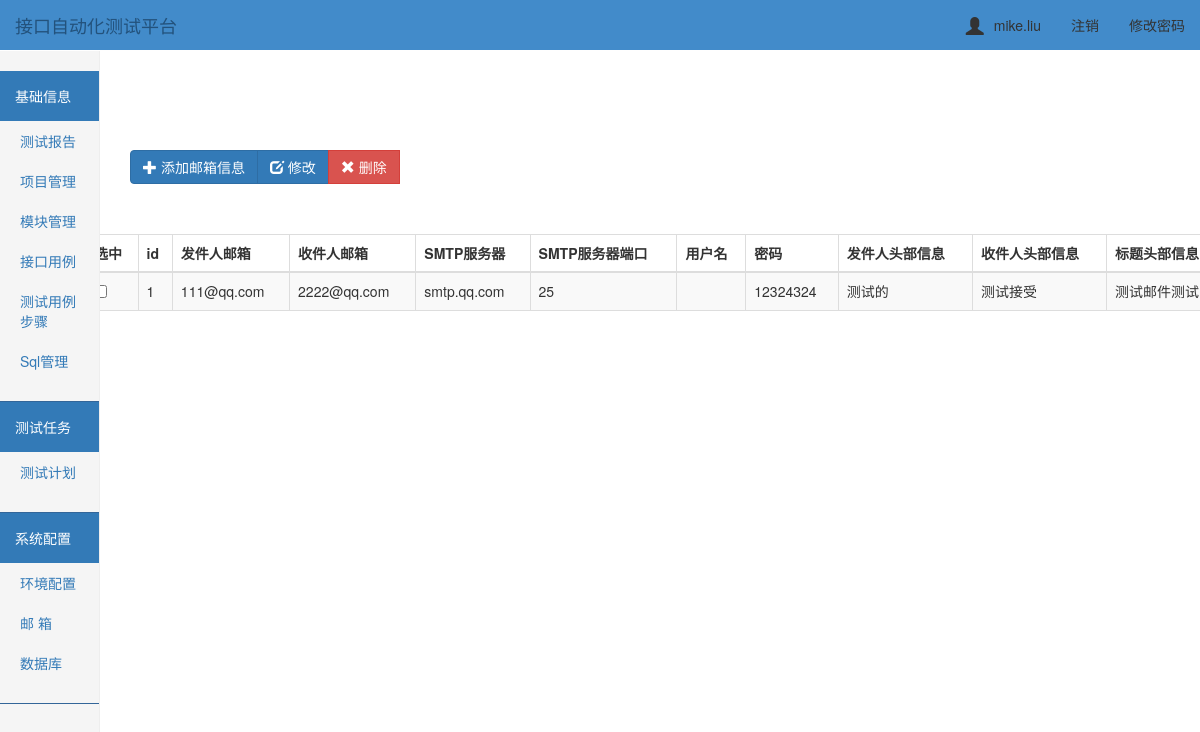
The app's page /email/ (signed in), older data.
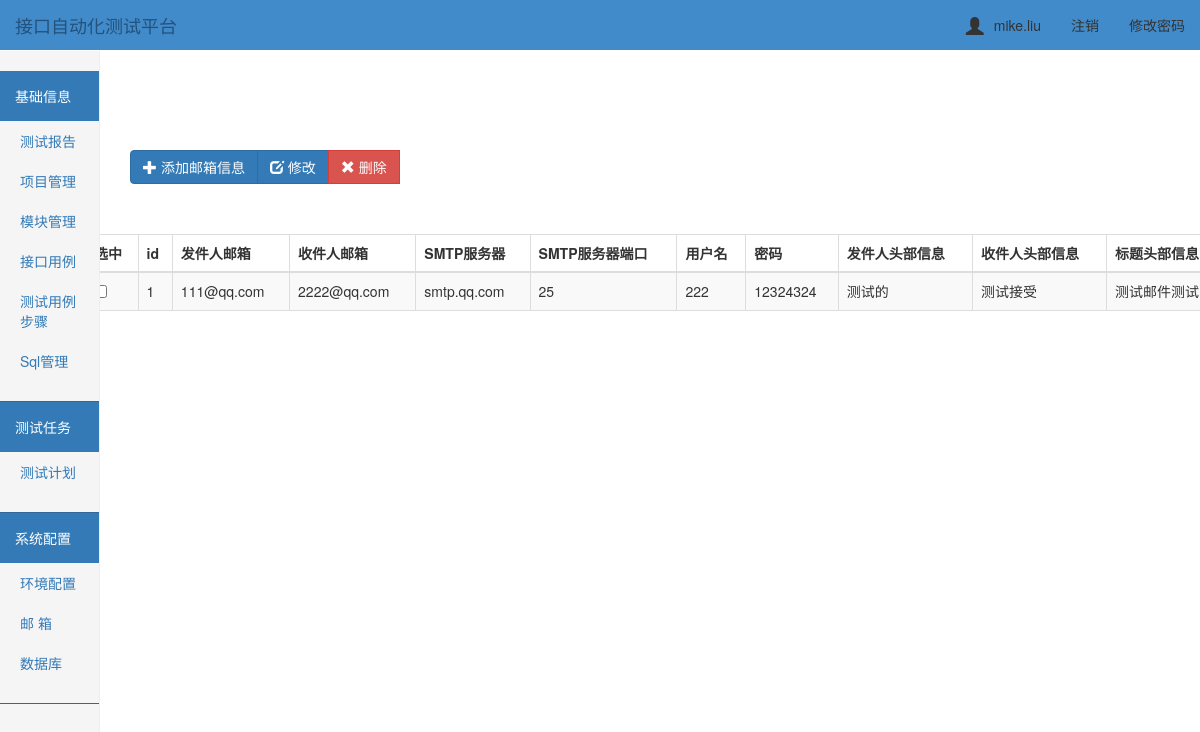
The same page, newer data.
### ApiTest/models.py (models this page shows)
class Email(models.Model):
    sender = models.CharField('邮件发送者', max_length=32)
    receivers = models.CharField('邮件接收者', max_length=128)
    host_dir = models.CharField('目录', max_length=32)
    email_port = models.CharField('邮箱端口', max_length=32, default='')
    username = models.CharField('用户名', max_length=32)
    password = models.CharField('密码', max_length=32)
    Headerfrom = models.CharField('邮件显示的发送者', max_length=32)
    Headerto = models.CharField('邮件显示的接收者', max_length=128)
    subject = models.CharField('邮件主题', max_length=128, default='')

### ApiTest/views.py (the view)
# urls.py: url(r'^email/$', views.email),
@login_required
def email(request):
    email_list = Email.objects.filter().all()
    return render(request, "system/email.html", {"email_list": email_list})

### templates/system/email.html (shortened to what this page needs)
{% extends "../base.html" %}
{% block add %}
<div class="btn-toolbar" role="toolbar">
  <div class="btn-group" style="padding-top: 100px; left: 100px">
    <button type="button" class="btn btn-primary " data-toggle="modal" data-target="#addmyModal">
        <span class="glyphicon glyphicon-plus" aria-hidden="true"></span> 添加邮箱信息
    </button>
    <button id="edit_email" class="btn btn-primary" data-toggle="modal" data-target="#">
        <span class="glyphicon glyphicon-edit" aria-hidden="true"></span> 修改
    </button>
      <button id="del_email" type="onclick" class="btn btn-danger">
            <span class="glyphicon glyphicon-remove" aria-hidden="true"></span> 删除
        </button>
  </div>
</div>
<div class="container">
        <div class="row">
            <div class="col-md-12">
                <table id="table" class="table table-striped table-bordered">
                    <thead>
                        <tr>
                            <th>选中</th>
                            <th>id</th>
                            <th>发件人邮箱</th>
                            <th>收件人邮箱</th>
                            <th>SMTP服务器</th>
                            <th>SMTP服务器端口</th>
                            <th>用户名</th>
                            <th>密码</th>
                            <th>发件人头部信息</th>
                            <th>收件人头部信息</th>
                            <th>标题头部信息</th>
                        </tr>
                    </thead>
                    <tbody>
                        {% for email_obj in email_list %}
                            <tr>
                                <td id="che1"><input type="checkbox"/></td>
                                <td>{{ email_obj.id}}</td>
                                <td>{{ email_obj.sender }}</td>
                                <td>{{ email_obj.receivers }}</td>
                                <td>{{ email_obj.host_dir }}</td>
                                <td>{{ email_obj.email_port }}</td>
                                <td>{{ email_obj.username }}</td>
                                <td>{{ email_obj.password }}</td>
                                <td>{{ email_obj.Headerfrom }}</td>
                                <td>{{ email_obj.Headerto }}</td>
                                 <td>{{ email_obj.subject }}</td>
                            </tr>
                        {% endfor %}
                    </tbody>
                </table>
            </div>
        </div>
    </div>
{% endblock %}

Row changes from the older to the newer data that the page shows:
changed Email "111@qq.com": username (not shown) → "222"
